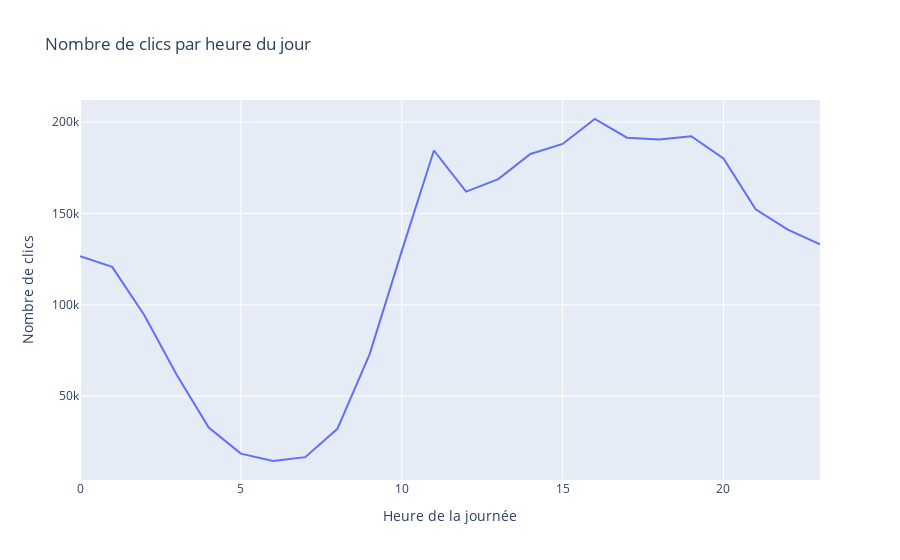
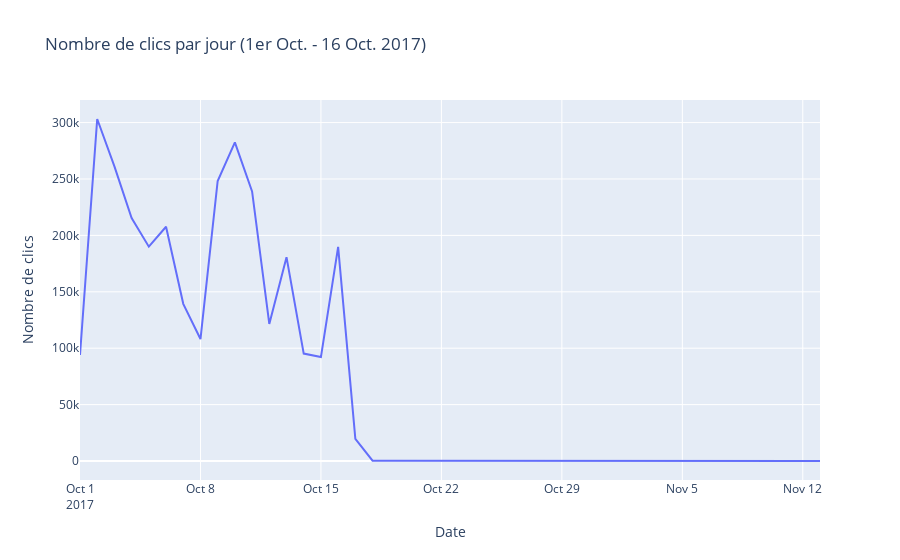
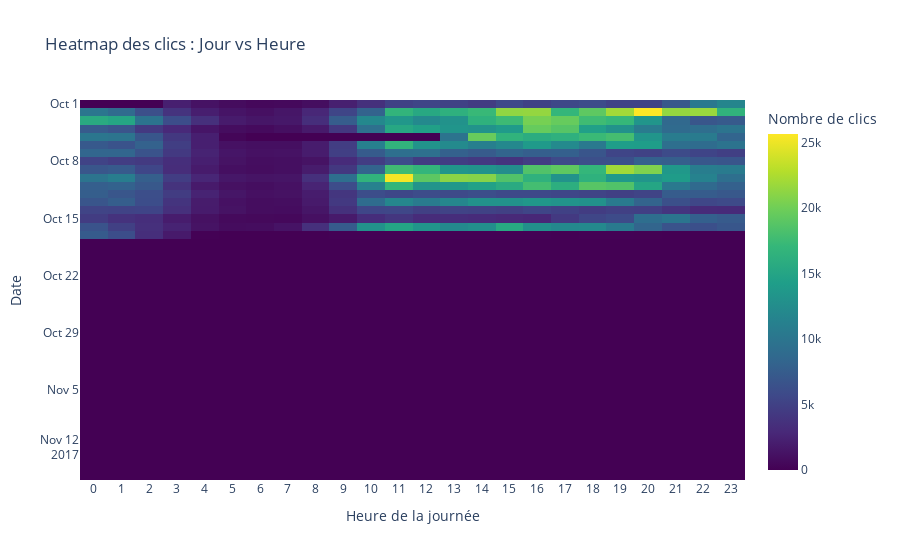

Notebook source saved alongside these figures, in order:
### Markdown cell above
## Visualisation des données

### Code cell
import pandas as pd
import plotly.express as px
import plotly.graph_objects as go
from plotly.subplots import make_subplots
import os
import glob
from datetime import datetime
import numpy as np

# --- 1. Chargement des données (exemple pour charger les données horaires) ---
def load_click_data(data_path):
    """
    Charge les fichiers CSV contenant les clics depuis le dossier data_path.
    Adapté au format où chaque fichier représente une heure.
    """
    # Trouver tous les fichiers CSV dans le dossier data_path
    csv_files = glob.glob(os.path.join(data_path, "*.csv"))
    print(f"Chargement de {len(csv_files)} fichiers CSV...")

    df_list = []
    for file in csv_files:
        df_hour = pd.read_csv(file)
        df_list.append(df_hour)
    df = pd.concat(df_list, ignore_index=True)
    print(f"Total de lignes chargées: {len(df)}")
    return df

# Charger les données (remplacez DATA_PATH par le chemin réel vers votre dossier 'clicks')
DATA_PATH = r"..\data\news-portal-user-interactions-by-globocom\clicks\clicks"  # Utilisez le bon chemin
df = load_click_data(DATA_PATH)

# --- Correction de la conversion du timestamp ---
# Convertir la colonne de timestamp en datetime en supposant qu'elle est en millisecondes
print("Conversion du timestamp...")
df['click_timestamp'] = pd.to_datetime(df['click_timestamp'], unit='ms') # <-- Changement ici : unit='ms'
print("Conversion terminée.")

# Ajouter des colonnes utiles pour l'analyse temporelle
df['date'] = df['click_timestamp'].dt.date
df['hour'] = df['click_timestamp'].dt.hour
df['day_of_week'] = df['click_timestamp'].dt.day_name()
df['day_of_week_num'] = df['click_timestamp'].dt.dayofweek # Lundi=0, Dimanche=6

# --- 2. Visualisations (Même code que précédemment, mais avec le bon timestamp) ---

# --- 2.1. Répartition temporelle des clics : Clics par heure (sur les 16 jours) ---
clicks_by_hour = df.groupby('hour').size().reset_index(name='click_count')
fig1 = px.line(clicks_by_hour, x='hour', y='click_count', title='Nombre de clics par heure du jour')
fig1.update_xaxes(title_text='Heure de la journée')
fig1.update_yaxes(title_text='Nombre de clics')
fig1.show()

# --- 2.2. Répartition temporelle des clics : Clics par jour ---
clicks_by_date = df.groupby('date').size().reset_index(name='click_count')
fig2 = px.line(clicks_by_date, x='date', y='click_count', title='Nombre de clics par jour (1er Oct. - 16 Oct. 2017)')
fig2.update_xaxes(title_text='Date')
fig2.update_yaxes(title_text='Nombre de clics')
fig2.show()

# --- 2.3. Heatmap (Jour x Heure) ---
heatmap_data = df.groupby(['date', 'hour']).size().reset_index(name='click_count')
pivot_heatmap = heatmap_data.pivot(index='date', columns='hour', values='click_count').fillna(0)
pivot_heatmap.index = pivot_heatmap.index.astype(str)
pivot_heatmap.columns = pivot_heatmap.columns.astype(str)

fig3 = px.imshow(pivot_heatmap.values,
                 x=list(pivot_heatmap.columns),
                 y=list(pivot_heatmap.index),
                 title='Heatmap des clics : Jour vs Heure',
                 labels=dict(x="Heure", y="Date", color="Nombre de clics"),
                 color_continuous_scale='Viridis')
fig3.update_xaxes(title_text='Heure de la journée')
fig3.update_yaxes(title_text='Date')
fig3.show()

# --- 2.4. Distribution du nombre de sessions par utilisateur ---
sessions_per_user = df.groupby('user_id')['session_id'].nunique().reset_index()
sessions_per_user.columns = ['user_id', 'num_sessions']
max_sessions_to_show = 20
sessions_per_user_limited = sessions_per_user[sessions_per_user['num_sessions'] <= max_sessions_to_show]
fig4 = px.histogram(sessions_per_user_limited, x='num_sessions', nbins=max_sessions_to_show,
                   title='Distribution du nombre de sessions par utilisateur (limité à 20)',
                   labels={'num_sessions': 'Nombre de sessions', 'count': 'Nombre d\'utilisateurs'})
fig4.update_xaxes(title_text='Nombre de sessions')
fig4.update_yaxes(title_text='Nombre d\'utilisateurs')
fig4.show()

# --- 2.5. Distribution du nombre de clics par session ---
clicks_per_session = df.groupby('session_id').size().reset_index(name='click_count')
max_clicks_to_show = 50
clicks_per_session_limited = clicks_per_session[clicks_per_session['click_count'] <= max_clicks_to_show]
fig5 = px.histogram(clicks_per_session_limited, x='click_count', nbins=min(max_clicks_to_show, 50),
                   title='Distribution du nombre de clics par session (limité à 50)',
                   labels={'click_count': 'Nombre de clics', 'count': 'Nombre de sessions'})
fig5.update_xaxes(title_text='Nombre de clics dans la session')
fig5.update_yaxes(title_text='Nombre de sessions')
fig5.show()

# --- 2.6. Répartition des clics par catégorie d'appareil (click_deviceGroup) ---
clicks_by_device = df['click_deviceGroup'].value_counts().reset_index()
clicks_by_device.columns = ['click_deviceGroup', 'count']
fig6 = px.pie(clicks_by_device, values='count', names='click_deviceGroup',
              title='Répartition des clics par type d\'appareil')
fig6.show()

# --- 2.7. Répartition des clics par système d'exploitation (click_os) ---
clicks_by_os = df['click_os'].value_counts().head(10) # Garder les 10 premiers pour lisibilité
fig7 = px.bar(clicks_by_os, x=clicks_by_os.index, y=clicks_by_os.values,
              title='Top 10 des systèmes d\'exploitation pour les clics',
              labels={'index': 'Système d\'exploitation', 'y': 'Nombre de clics'})
fig7.update_xaxes(title_text='Système d\'exploitation')
fig7.update_yaxes(title_text='Nombre de clics')
fig7.show()

# --- 2.8. Répartition des clics par type de referrer (click_referrer_type) ---
clicks_by_referrer = df['click_referrer_type'].value_counts().reset_index()
clicks_by_referrer.columns = ['click_referrer_type', 'count']
fig8 = px.bar(clicks_by_referrer, x='click_referrer_type', y='count',
              title='Répartition des clics par type de referrer',
              labels={'click_referrer_type': 'Type de referrer', 'count': 'Nombre de clics'})
fig8.update_xaxes(title_text='Type de referrer')
fig8.update_yaxes(title_text='Nombre de clics')
fig8.show()

# --- 2.9. Exemple de séquence de clics pour une session ---
session_example = clicks_per_session.nlargest(1, 'click_count')['session_id'].iloc[0]
session_data = df[df['session_id'] == session_example].sort_values('click_timestamp')

fig9 = go.Figure(data=go.Scatter(
    x=session_data['click_timestamp'],
    y=session_data.index, # Utiliser l'index pour montrer l'ordre des clics
    mode='lines+markers',
    hovertext=[f"Article: {aid}<br>Heure: {ts}<br>OS: {os}<br>Device: {dev}"
               for aid, ts, os, dev in zip(session_data['click_article_id'],
                                          session_data['click_timestamp'],
                                          session_data['click_os'],
                                          session_data['click_deviceGroup'])],
    hoverinfo='text'
))
fig9.update_layout(
    title=f'Séquence de clics pour la session exemple: {session_example}',
    xaxis_title='Horodatage',
    yaxis_title='Ordre du clic dans la session',
    showlegend=False
)
fig9.show()

print("Les visualisations ont été générées.")

### Figure 1 — Plotly figure (JSON) as saved in the notebook; plotly's stock layout.template omitted (floating-point values rounded to 4 significant figures)
{"data": [{"hovertemplate": "hour=%{x}<br>click_count=%{y}<extra></extra>", "legendgroup": "", "line": {"color": "#636efa", "dash": "solid"}, "marker": {"symbol": "circle"}, "mode": "lines", "name": "", "orientation": "v", "showlegend": false, "x": [0, 1, 2, 3, 4, 5, 6, 7, 8, 9, 10, 11, 12, 13, 14, 15, 16, 17, 18, 19, 20, 21, 22, 23], "xaxis": "x", "y": [126579, 120741, 94295, 61811, 32818, 18562, 14519, 16630, 32108, 72840, 129366, 184429, 161948, 168764, 182515, 188017, 201664, 191439, 190480, 192220, 180024, 152294, 141096, 133022], "yaxis": "y", "type": "scatter"}], "layout": {"xaxis": {"anchor": "y", "domain": [0.0, 1.0], "title": {"text": "Heure de la journée"}}, "yaxis": {"anchor": "x", "domain": [0.0, 1.0], "title": {"text": "Nombre de clics"}}, "legend": {"tracegroupgap": 0}, "title": {"text": "Nombre de clics par heure du jour"}}}

### Figure 2 — Plotly figure (JSON) as saved in the notebook; plotly's stock layout.template omitted (floating-point values rounded to 4 significant figures)
{"data": [{"hovertemplate": "date=%{x}<br>click_count=%{y}<extra></extra>", "legendgroup": "", "line": {"color": "#636efa", "dash": "solid"}, "marker": {"symbol": "circle"}, "mode": "lines", "name": "", "orientation": "v", "showlegend": false, "x": ["2017-10-01", "2017-10-02", "2017-10-03", "2017-10-04", "2017-10-05", "2017-10-06", "2017-10-07", "2017-10-08", "2017-10-09", "2017-10-10", "2017-10-11", "2017-10-12", "2017-10-13", "2017-10-14", "2017-10-15", "2017-10-16", "2017-10-17", "2017-10-18", "2017-10-19", "2017-10-20", "2017-10-21", "2017-10-22", "2017-10-23", "2017-10-24", "2017-10-25", "2017-10-26", "2017-10-27", "2017-10-28", "2017-10-30", "2017-10-31", "2017-11-01", "2017-11-03", "2017-11-04", "2017-11-07", "2017-11-13"], "xaxis": "x", "y": [94056, 303177, 261159, 215415, 190003, 207646, 139323, 108110, 248208, 282391, 238969, 121467, 180723, 95216, 92163, 189779, 19664, 272, 125, 122, 23, 32, 40, 29, 18, 12, 7, 2, 12, 4, 6, 2, 2, 2, 2], "yaxis": "y", "type": "scatter"}], "layout": {"xaxis": {"anchor": "y", "domain": [0.0, 1.0], "title": {"text": "Date"}}, "yaxis": {"anchor": "x", "domain": [0.0, 1.0], "title": {"text": "Nombre de clics"}}, "legend": {"tracegroupgap": 0}, "title": {"text": "Nombre de clics par jour (1er Oct. - 16 Oct. 2017)"}}}

### Figure 3 — Plotly figure (JSON) as saved in the notebook; plotly's stock layout.template omitted (floating-point values rounded to 4 significant figures; data arrays with more than 128 entries replaced by an {"elided": "..."} marker saying what was removed)
{"data": [{"coloraxis": "coloraxis", "name": "0", "x": ["0", "1", "2", "3", "4", "5", "6", "7", "8", "9", "10", "11", "12", "13", "14", "15", "16", "17", "18", "19", "20", "21", "22", "23"], "y": ["2017-10-01", "2017-10-02", "2017-10-03", "2017-10-04", "2017-10-05", "2017-10-06", "2017-10-07", "2017-10-08", "2017-10-09", "2017-10-10", "2017-10-11", "2017-10-12", "2017-10-13", "2017-10-14", "2017-10-15", "2017-10-16", "2017-10-17", "2017-10-18", "2017-10-19", "2017-10-20", "2017-10-21", "2017-10-22", "2017-10-23", "2017-10-24", "2017-10-25", "2017-10-26", "2017-10-27", "2017-10-28", "2017-10-30", "2017-10-31", "2017-11-01", "2017-11-03", "2017-11-04", "2017-11-07", "2017-11-13"], "z": {"elided": "35x24 float values"}, "type": "heatmap", "xaxis": "x", "yaxis": "y", "hovertemplate": "Heure: %{x}<br>Date: %{y}<br>Nombre de clics: %{z}<extra></extra>"}], "layout": {"xaxis": {"anchor": "y", "domain": [0.0, 1.0], "scaleanchor": "y", "constrain": "domain", "title": {"text": "Heure de la journée"}}, "yaxis": {"anchor": "x", "domain": [0.0, 1.0], "autorange": "reversed", "constrain": "domain", "title": {"text": "Date"}}, "coloraxis": {"colorbar": {"title": {"text": "Nombre de clics"}}, "colorscale": [[0.0, "#440154"], [0.1111, "#482878"], [0.2222, "#3e4989"], [0.3333, "#31688e"], [0.4444, "#26828e"], [0.5556, "#1f9e89"], [0.6667, "#35b779"], [0.7778, "#6ece58"], [0.8889, "#b5de2b"], [1.0, "#fde725"]]}, "title": {"text": "Heatmap des clics : Jour vs Heure"}}}
